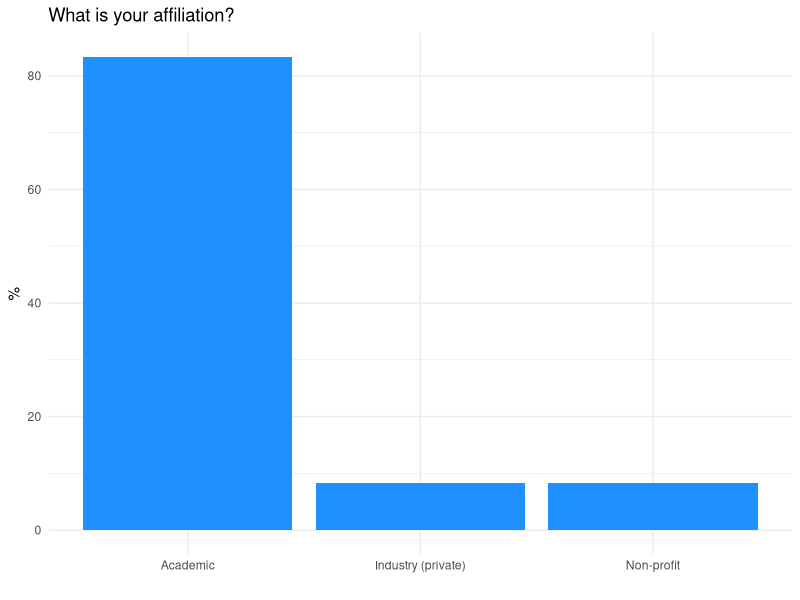
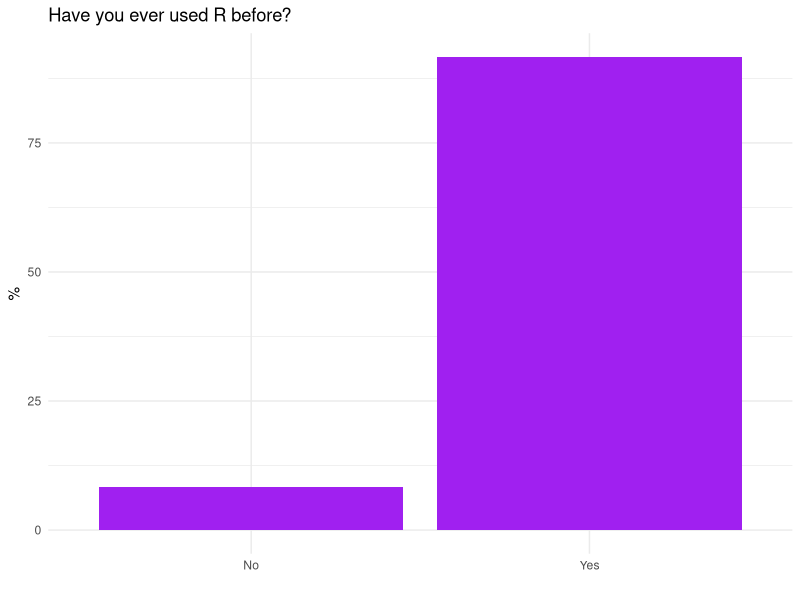
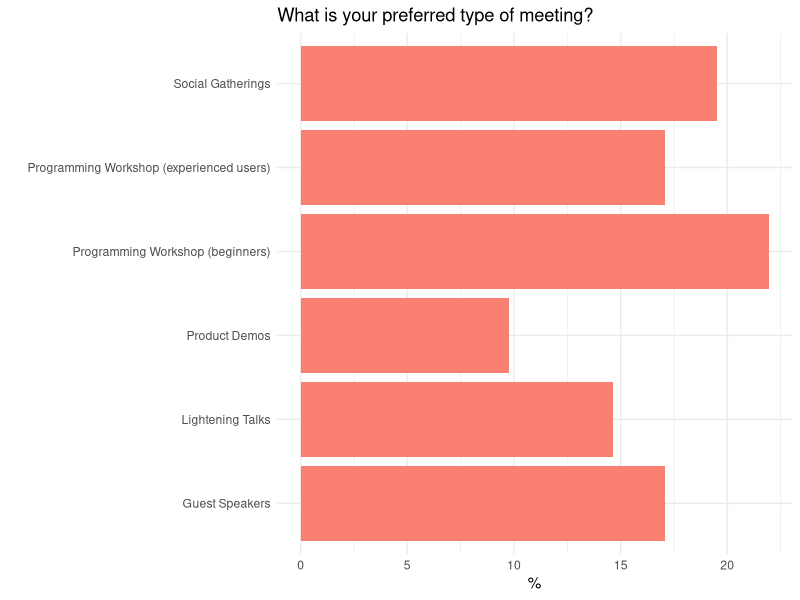
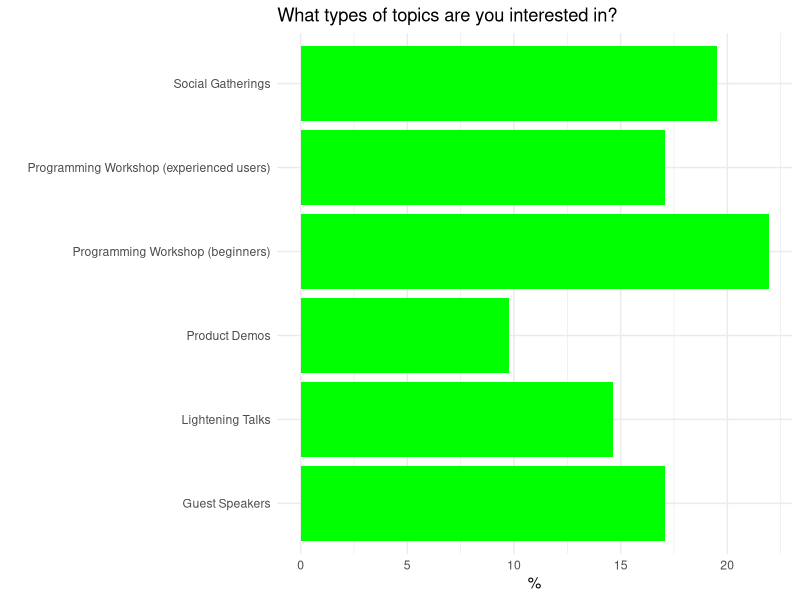

Reproduce these figures in R, in order.
## ---- chunk 1
knitr::opts_chunk$set(
	echo = FALSE,
	message = FALSE,
	warning = FALSE
)
library(readr)
library(ggplot2)
library(dplyr)
## ---- chunk 2
survey <- read_csv("Kick-off for first R-Ladies Connecticut meetup.csv")

survey %>% group_by(`What is your affiliation?`) %>% 
           summarise(n = n()) %>% 
           mutate(percentage = (n / sum(n)) * 100) %>% 
           ggplot(., aes(x = `What is your affiliation?`, y = percentage)) +
              geom_bar(stat="identity", fill = "dodgerblue") +
              theme_minimal() +
              labs(title = "What is your affiliation?", 
                   x = "", y = "%")
## ---- chunk 3
survey %>% group_by(`Have you ever used R before?`) %>% 
           summarise(n = n()) %>% 
           mutate(percentage = (n / sum(n)) * 100) %>% 
           ggplot(., aes(x = `Have you ever used R before?`, y = percentage)) +
              geom_bar(stat="identity", fill = "purple") +
              theme_minimal() +
              labs(title = "Have you ever used R before?", 
                   x = "", y = "%")
## ---- chunk 4
mtg_type <- data.frame(type = unlist(strsplit(survey$`What is your preferred type of meeting?`, ";")))

mtg_type %>% group_by(type) %>% 
           summarise(n = n()) %>% 
           mutate(percentage = (n / sum(n)) * 100) %>% 
           ggplot(., aes(x = type, y = percentage)) +
              geom_bar(stat="identity", fill = "salmon") +
              theme_minimal() +
              labs(title = "What is your preferred type of meeting?", 
                   x = "", y = "%") +
              coord_flip(NULL)
## ---- chunk 5
topic_type <- data.frame(type = unlist(strsplit(survey$`What types of topics are you interested in?`, ";")))

mtg_type %>% group_by(type) %>% 
           summarise(n = n()) %>% 
           mutate(percentage = (n / sum(n)) * 100) %>% 
           ggplot(., aes(x = type, y = percentage)) +
              geom_bar(stat="identity", fill = "green") +
              theme_minimal() +
              labs(title = "What types of topics are you interested in?", 
                   x = "", y = "%") +
              coord_flip(NULL)
